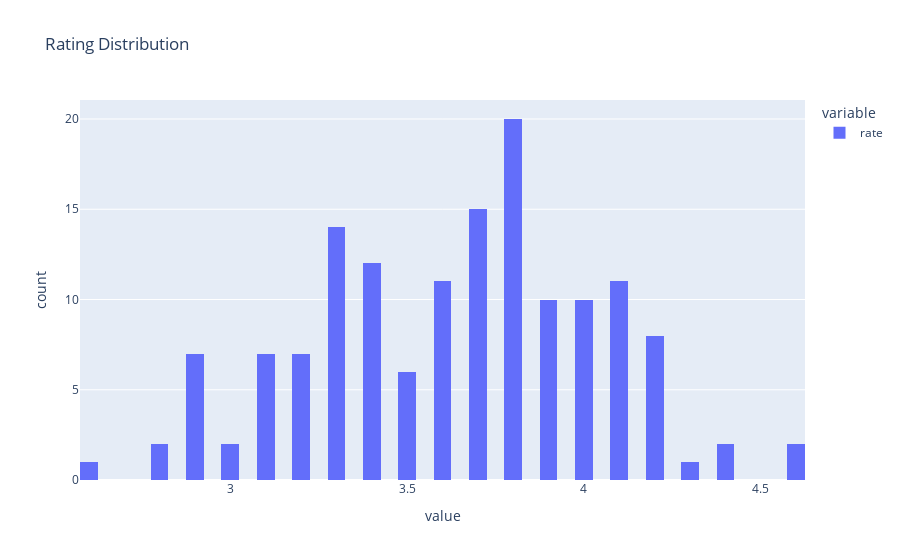

This figure's notebook cell:
### Markdown cell above
**the Majority of Resturant received Ratings**

### Code cell
fig = px.histogram(df['rate'], nbins=50, title='Rating Distribution')
fig.show()

### Figure 1 — Plotly figure (JSON) as saved in the notebook; plotly's stock layout.template omitted (floating-point values rounded to 4 significant figures; data arrays with more than 128 entries replaced by an {"elided": "..."} marker saying what was removed)
{"data": [{"alignmentgroup": "True", "bingroup": "x", "hovertemplate": "variable=rate<br>value=%{x}<br>count=%{y}<extra></extra>", "legendgroup": "rate", "marker": {"color": "#636efa", "pattern": {"shape": ""}}, "name": "rate", "nbinsx": 50, "offsetgroup": "rate", "orientation": "v", "showlegend": true, "type": "histogram", "x": {"elided": "148 float values"}, "xaxis": "x", "yaxis": "y"}], "layout": {"autosize": true, "barmode": "relative", "legend": {"title": {"text": "variable"}, "tracegroupgap": 0}, "title": {"text": "Rating Distribution"}, "xaxis": {"anchor": "y", "autorange": true, "domain": [0, 1], "range": [2.575, 4.625], "title": {"text": "value"}, "type": "linear"}, "yaxis": {"anchor": "x", "autorange": true, "domain": [0, 1], "range": [0, 21.05], "title": {"text": "count"}}}}
